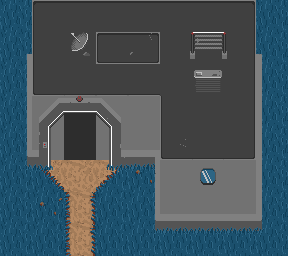

Rendered tile map (Tiled .tmx) drawn with the repository's tilesets; below, a short description and the full map source, tile grids included:
An orthogonal 9x8 tile map with 32x32 px tiles, 4 tile layers (Background, Shadows, Obstacles, Foreground), 1 hidden layer not drawn.

<map version="1.10" tiledversion="1.10.1" orientation="orthogonal" renderorder="left-down" width="9" height="8" tilewidth="32" tileheight="32" infinite="0" nextlayerid="7" nextobjectid="1">
 <editorsettings>
  <export target="Base_Blueprint.xml" format="tmx" />
 </editorsettings>
 <tileset firstgid="1" source="Base_tileset.tsx" />
 <layer id="1" name="Background" width="9" height="8">
  <data encoding="csv">
1,0,0,0,0,0,0,0,1,
1,0,0,0,0,0,0,0,1,
1,0,0,0,0,0,0,0,1,
1,32,33,34,34,0,0,0,1,
1,32,211,33,34,0,0,0,1,
1,76,53,67,91,32,33,34,1,
1,91,65,1,1,32,33,34,1,
1,1,65,1,1,1,1,1,1
</data>
 </layer>
 <layer id="6" name="Shadows" width="9" height="8">
  <data encoding="csv">
0,0,0,0,0,0,0,0,0,
85,0,0,0,0,0,13,0,89,
95,0,0,0,0,0,0,0,99,
105,33,235,33,33,0,0,0,99,
115,33,0,33,33,0,0,0,99,
125,141,0,142,98,33,33,33,99,
0,0,0,0,115,33,33,33,118,
0,0,0,0,125,97,97,97,128
</data>
 </layer>
 <layer id="2" name="Obstacles" width="9" height="8">
  <data encoding="csv">
0,0,0,0,0,0,0,0,0,
0,12,13,6,16,13,181,14,0,
0,22,23,23,23,13,13,14,0,
0,121,112,122,33,12,13,14,0,
0,131,0,132,88,22,23,24,0,
0,0,0,0,0,33,33,33,0,
0,0,0,0,0,87,87,87,0,
0,0,0,0,0,0,0,0,0
</data>
 </layer>
 <layer id="3" name="Foreground" width="9" height="8">
  <data encoding="csv">
0,2,3,3,3,3,3,4,0,
0,0,193,0,182,93,102,94,0,
0,0,0,0,0,0,194,0,0,
0,0,0,0,182,0,0,0,0,
0,0,0,0,0,191,0,0,0,
0,0,0,0,0,0,192,182,0,
0,0,0,0,0,0,0,0,0,
0,0,0,0,0,0,0,0,0
</data>
 </layer>
 <layer id="4" name="Doors" width="9" height="8" visible="0">
  <data encoding="csv">
0,0,0,0,0,0,0,0,0,
0,0,0,0,0,0,0,0,0,
0,0,0,0,0,0,0,0,0,
0,0,211,0,0,0,0,0,0,
0,0,0,0,0,0,0,0,0,
0,0,0,0,0,0,0,0,0,
0,0,0,0,0,0,0,0,0,
0,0,0,0,0,0,0,0,0
</data>
 </layer>
</map>
